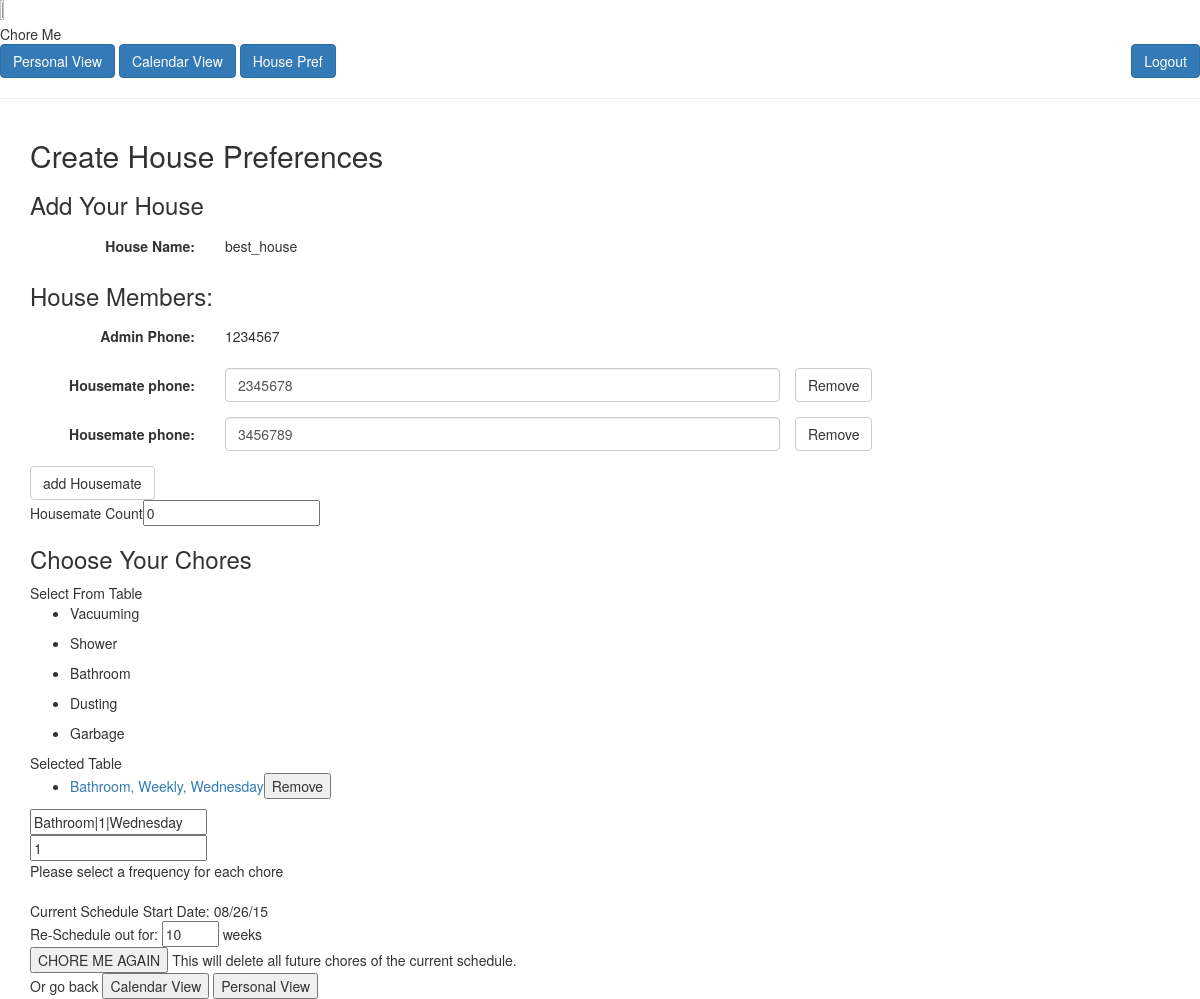
Page /create_house_pref (signed in) on the committed database.
### model.py (models this page shows, shortened)
class House(db.Model):
    __tablename__ = "house"
    id = db.Column(db.Integer, primary_key=True, autoincrement=True)
    name = db.Column(db.String(64), nullable=False, unique=True)
    start_date = db.Column(db.DateTime, nullable=False, default=datetime.now())
    num_weeks = db.Column(db.Integer, nullable=False)

class User(db.Model):
    __tablename__ = "user"
    id = db.Column(db.Integer, primary_key=True, autoincrement=True)
    house_id = db.Column(db.Integer, db.ForeignKey('house.id'), nullable=True)
    username = db.Column(db.String(64), nullable=True, unique=True)
    password = db.Column(db.String(64), nullable=True)
    phone = db.Column(db.String(12), nullable=False)
    is_admin = db.Column(db.Boolean, nullable=False, default=False)
    house = db.relationship("House",
                           backref=db.backref("users", order_by=id))

class Chore(db.Model):
    __tablename__ = "chore"
    id = db.Column(db.Integer, primary_key=True, autoincrement=True)
    name = db.Column(db.String(64), nullable=False)
    icon = db.Column(db.String(500), nullable=True)  #500 limit in case i want to do img urls and they are long

class HouseChore(db.Model):
    __tablename__ = "house_chore"
    id = db.Column(db.Integer, primary_key=True, autoincrement=True)
    house_id = db.Column(db.Integer, db.ForeignKey('house.id'), nullable=True)
    chore_id = db.Column(db.Integer, db.ForeignKey('chore.id'), nullable=False)
    day = db.Column(db.String(9), nullable=False)
    week_freq = db.Column(db.Integer, nullable=False)
    house = db.relationship("House",
                           backref=db.backref("house_chores", order_by=id))
    chore = db.relationship("Chore",
                           backref=db.backref("house_chores", order_by=id))

### server.py (the view)
@app.route("/create_house_pref", methods=['POST','GET'])
def create_house_pref():
    chore_objs = Chore.query.all()
    admin_phone = User.query.get(session['user_id']).phone
    try:
        session["house_id"]
        house_name = House.query.get(session["house_id"]).name
        admin_phone = User.query.filter(User.house_id==session['house_id'], User.is_admin==1).one().phone
        housemates_list = User.query.filter(User.house_id==session['house_id'], User.is_admin==0).all()
        housechores_list = HouseChore.query.filter(HouseChore.house_id==session['house_id']).all()
        house_start_date = House.query.get(session["house_id"]).start_date
        house_num_weeks = House.query.get(session["house_id"]).num_weeks
        return render_template('create_house_pref.html', chore_objs=chore_objs,
                                                         house_name=house_name,
                                                         admin_phone=admin_phone,
                                                         housemates_list=housemates_list,
                                                         housechores_list=housechores_list,
                                                         house_start_date=datetime.datetime.strftime(house_start_date, "%m/%d/%y"),
                                                         house_num_weeks=house_num_weeks
                                                         )
    except KeyError:
        pass
    except TypeError:
        pass
    return render_template('create_house_pref.html', chore_objs=chore_objs,
                                                     admin_phone=admin_phone)

### templates/create_house_pref.html (shortened to what this page needs)
{% extends 'base.html' %}
{% block content %}
<h2>Create House Preferences</h2>
	<form method="POST" name="house_pref_form" id="house_pref_form" class="form-horizontal">
	    <h3>Add Your House</h3>
	    <div class="form-group">
	    	<label class="col-xs-2 control-label">House Name:</label>
	    	{% if house_name %}
		    	<p class="col-xs-6 form-control-static" name="house_name">{{ house_name }}</p>
	    	{% else %}
		    	<div class="col-xs-6">
		    		<input type="text" name="house_name" placeholder="Monkey House" required class="form-control">
		    	</div>
		    {% endif %}
		</div>
	    <h3>House Members:</h3>
	    <div class="form-group">
	    	<label class="col-xs-2 control-label">Admin Phone:</label>
	    	<p name="admin_phone" class="col-xs-6 form-control-static">{{ admin_phone }}</p>
	    </div>
	    	<div id="phone-inputs">
	    		{% if house_name %}
	    			{% for housemate in housemates_list %}
	    				<div class="form-group">
	    				<label class="col-xs-2 control-label">Housemate phone:</label>
	    				<div class="col-xs-6">
	    					<input name="housemate_phone{{ loop.index }}" id="housemate_phone{{ loop.index }}" type="text" value="{{ housemate.phone }}" required class="form-control">
	    				</div>
	    				<button class="btn btn-default" name="remove_phone_button">Remove</button>
	    				</div>
	    			{% endfor %}
	    		{% endif %}
	    	</div>
	    	<button class="btn btn-default" id="add-phone-button" name="add-phone-button">add Housemate</button>
	    	<br>Housemate Count<input type="text" name="housemate_count" id="housemate_count">
	    <h3>Choose Your Chores</h3>
	    	Select From Table<br>
			    {% for chore in chore_objs %}
				    <ul id="chore-potentials">
				    	<li>{{ chore.name }}</li>
				    </ul>
			    {% endfor %}
			Selected Table<br>
				<ul id="chore-selected">
					{% set lookup = {
									1: "Weekly",
									2: "Bi-Weekly",
									3: "Every 3 Weeks",
									4: "Every 4 Weeks"
									}
					%}
					{% if house_name %}
						{% for house_chore in housechores_list %}
							<li>
								<a href= "#", data-target= '#myModal', data-toggle= 'modal', id= '{{ house_chore.chore.name }}', class= "housechore">
											{{ house_chore.chore.name }}, {{ lookup[house_chore.week_freq] }}, {{ house_chore.day }}</a><button name=	"remove_chore_button">Remove</button>
							</li>
						{% endfor %}
					{% endif %}
				</ul>
		<div id="chore-selected-inputs">
			{% if house_name %}
				{% for house_chore in housechores_list %}
					<input name="chores{{ loop.index }}", id="hidden{{ house_chore.chore.name }}", value="{{ house_chore.chore.name }}|{{ house_chore.week_freq }}|{{ house_chore.day }}" type="text">
				{% endfor %}
			{% endif %}
		</div>
		<input type="text" name="hidden_count_of_chores" id="hidden_count_of_chores">
		<br>Please select a frequency for each chore<br>
		<br>
			{% if house_name %}
				Current Schedule Start Date: {{ house_start_date }} <br>
				Re-Schedule out for:
				<input type="number" min="1" max="52" name="num_weeks" value="{{ house_num_weeks }}"required>
					weeks<br>
				<input type="submit" name="recreate_chores" onclick="document.pressed=this.value" value="CHORE ME AGAIN">
				This will delete all future chores of the current schedule.
				<br>
				Or go back
				<input type="button" onclick="location.href='/calendar_view';" value="Calendar View">
				<input type="button" onclick="location.href='/personal_view';" value="Personal View">
			{% else %}
				Schedule out for:
				<input type="number" min="1" max="52" name="num_weeks" value="{{ house_num_weeks }}"required>
					weeks<br>
				<input type="submit" name="create_chores" onclick="document.pressed=this.value" value="CHORE ME">
			{% endif %}
	</form>
{% endblock %}

### templates/base.html (shortened to what this page needs)
<!doctype html>
<html>
<head>
  <link href="https://maxcdn.bootstrapcdn.com/bootstrap/3.3.4/css/bootstrap.min.css" rel="stylesheet">
  <link rel="stylesheet" type="text/css" href="/static/css/styles.css">
</head>
<body>
  <div class="container-fluid">
  <div class="row">
    <img id="logo" src="http://cdn.flaticon.com/png/256/40629.png">
    <div>Chore Me</div>
  </div>
      {% if session['user_id'] %}
        <div class="row">
          <input class="btn btn-primary" type="button" onclick="location.href='/personal_view';" value="Personal View">
          <input class="btn btn-primary" type="button" onclick="location.href='/calendar_view';" value="Calendar View">
          <input class="btn btn-primary" type="button" onclick="location.href='/create_house_pref';" value="House Pref">
          <input class="btn btn-primary pull-right" type="button" onclick="location.href='/logout';" value="Logout">
        </div>
      {% endif %}
      {% with messages = get_flashed_messages() %}
      <div class="row"
      </div>
      {% endwith %}
    <hr>
<div class="container">
  {% block content %} put your content here {% endblock %}
</div>
</body>
</html>

### static/css/styles.css (style rules this page uses)
#logo { height: 6%; width: 6%; }

### rows in the picture
House: name "best_house"
User: phone "1234567"
User: phone "2345678"
User: phone "3456789"
Chore: name "Vacuuming"
Chore: name "Shower"
Chore: name "Bathroom"
Chore: name "Dusting"
Chore: name "Garbage"
HouseChore: chore.name "Bathroom", week_freq "Weekly", day "Wednesday", chore.name "Bathroom|1|Wednesday"

### other values in the picture
{{ house_start_date }} "08/26/15"
